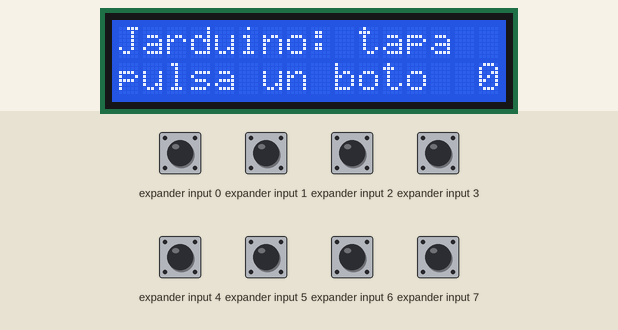
Simulated run of this sketch. Board: ESP32. Parts: 16×2 character LCD. Wiring (inferred from the names in the program): PCF8574 port expander at I2C address 0x20. The test bench sets the inputs (shaded band); at power-on: expander input 0–7 HIGH. What the sketch prints to the serial monitor is not drawn.

Above: at 1.2 s.
1.3 s: expander input 0 pulled LOW for 0.15 s
At 1.8 s:
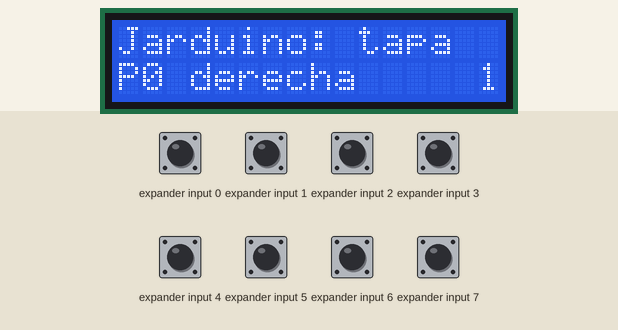
2.9 s: expander input 1 pulled LOW for 0.15 s
At 4.1 s:
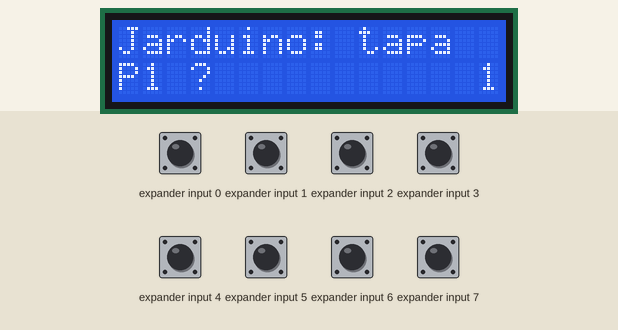
4.5 s: expander input 2 pulled LOW for 0.15 s
At 5.3 s:
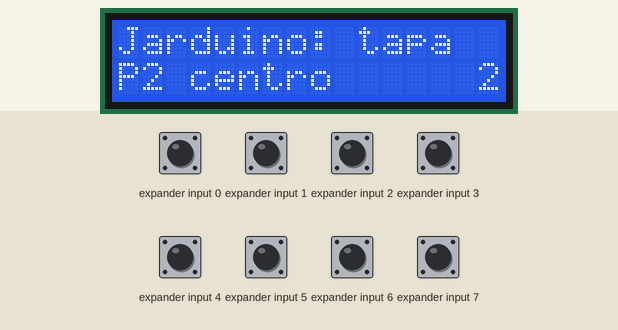
6.1 s: expander input 4 pulled LOW for 0.15 s
At 6.7 s:
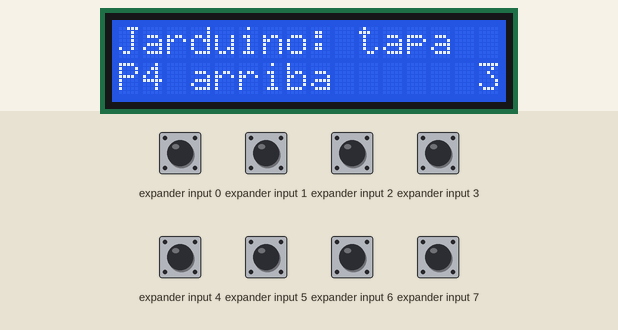
7.7 s: expander input 5 pulled LOW for 0.15 s
At 8.9 s:
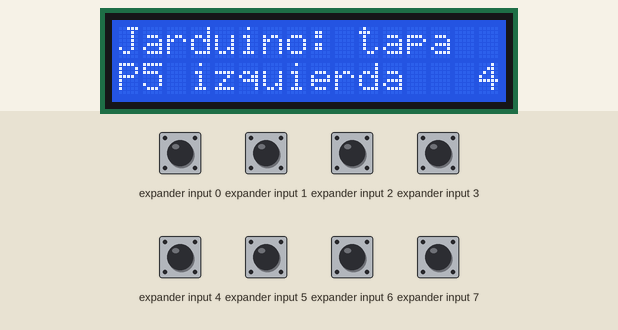
9.3 s: expander input 6 pulled LOW for 0.15 s
At 10.3 s:
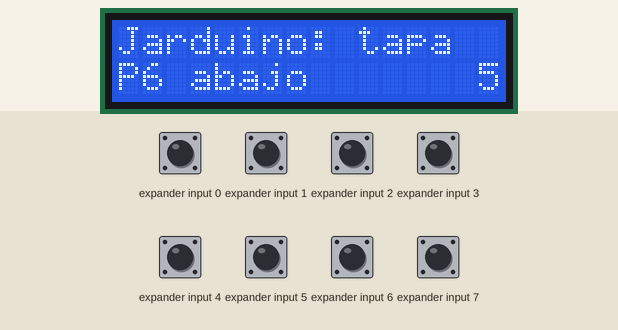
Timing chart, 0 to 11.9 s (numbered marks = the images above; inputs shaded):
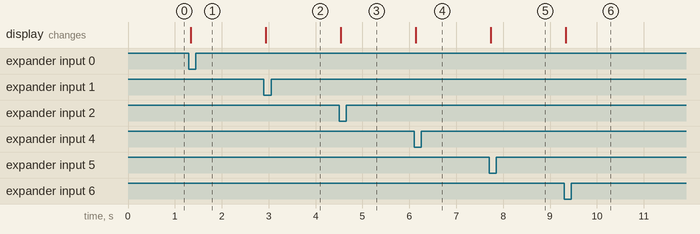

The sketch:

prueba_tapa.ino
```cpp
// Prueba de la tapa de Jarduino: LCD (0x27) + 5 botones (0x20).
// SDA -> D2 (GPIO4), SCL -> D1 (GPIO5). Tapa alimentada a 5 V.
// Librería LCD: la LiquidCrystal_I2C que viene dentro de LCDBigNumbers (ArminJo),
// la misma que usa la caja. Es "solo cabeceras": hay que incluir el .hpp, que
// trae la implementación; con el .h solo compila y luego falla al enlazar.

#include <Wire.h>
#include <LiquidCrystal_I2C.hpp>

const uint8_t ADDR_LCD     = 0x27;
const uint8_t ADDR_BOTONES = 0x20;
const unsigned long ANTIRREBOTE_MS = 30;

LiquidCrystal_I2C lcd(ADDR_LCD, 16, 2);

struct Boton { uint8_t bit; const char *nombre; };
const Boton BOTONES[] = {
  // bit = P del PCF8574; entre paréntesis, pin del conector de 16
  // Medido de nuevo tras recolocar los botones (2026-10-03);
  // esta mochila no sigue el orden habitual
  {4, "arriba"},     // P4 (6)
  {6, "abajo"},      // P6 (4)
  {5, "izquierda"},  // P5 (5)
  {0, "derecha"},    // P0 (13)
  {2, "centro"}      // P2 (11)
};

uint8_t lecturaAnterior = 0xFF;
uint8_t estadoEstable   = 0xFF;
unsigned long ultimoCambio = 0;
unsigned int pulsaciones = 0;

uint8_t leerBotones() {
  if (Wire.requestFrom(ADDR_BOTONES, (uint8_t)1) != 1) return 0xFF;
  // P3 se ignora: es el transistor de retroiluminación y siempre se lee a 0
  return Wire.read() | (1 << 3);
}

void mostrar(const char *nombre) {
  lcd.setCursor(0, 1);
  lcd.print("                ");
  lcd.setCursor(0, 1);
  lcd.print(nombre);

  char cuenta[4];
  snprintf(cuenta, sizeof(cuenta), "%3u", pulsaciones % 1000);
  lcd.setCursor(13, 1);
  lcd.print(cuenta);
}

void setup() {
  Serial.begin(115200);
  Wire.begin(4, 5);  // SDA=D2, SCL=D1

  lcd.init();
  lcd.backlight();
  lcd.setCursor(0, 0);
  lcd.print("Jarduino: tapa");
  mostrar("pulsa un boton");

  // Todo a 1 = entradas con pull-up débil interno
  Wire.beginTransmission(ADDR_BOTONES);
  Wire.write(0xFF);
  if (Wire.endTransmission() != 0) {
    Serial.println("No responde la placa de botones (0x20)");
    mostrar("sin botones 0x20");
  }
}

void loop() {
  uint8_t lectura = leerBotones();

  if (lectura != lecturaAnterior) {
    lecturaAnterior = lectura;
    ultimoCambio = millis();
  }

  // Solo se acepta un cambio si la lectura lleva estable ANTIRREBOTE_MS
  if (lectura != estadoEstable && millis() - ultimoCambio >= ANTIRREBOTE_MS) {
    for (const Boton &b : BOTONES) {
      bool antes = !(estadoEstable & (1 << b.bit));
      bool ahora = !(lectura & (1 << b.bit));
      if (ahora && !antes) {
        pulsaciones++;
        char texto[16];
        snprintf(texto, sizeof(texto), "P%u %s", b.bit, b.nombre);
        Serial.printf("%s pulsado\n", texto);
        mostrar(texto);
      }
    }
    uint8_t asignados = 0;
    for (const Boton &b : BOTONES) asignados |= 1 << b.bit;
    uint8_t nuevos = (estadoEstable & ~lectura) & ~asignados;
    for (uint8_t bit = 0; bit < 8; bit++) {
      if (nuevos & (1 << bit)) {
        char texto[16];
        snprintf(texto, sizeof(texto), "P%u ?", bit);
        Serial.printf("%s pulsado\n", texto);
        mostrar(texto);
      }
    }
    estadoEstable = lectura;
  }
  delay(5);
}
```

Measured:
- after the input at 1.3 s, the display: changes at once (image 1)
- after the input at 2.9 s, the display: changes at once (image 2)
- after the input at 4.5 s, the display: changes at once (image 3)
- after the input at 6.1 s, the display: changes at once (image 4)
- after the input at 7.7 s, the display: changes at once (image 5)
- after the input at 9.3 s, the display: changes at once (image 6)
